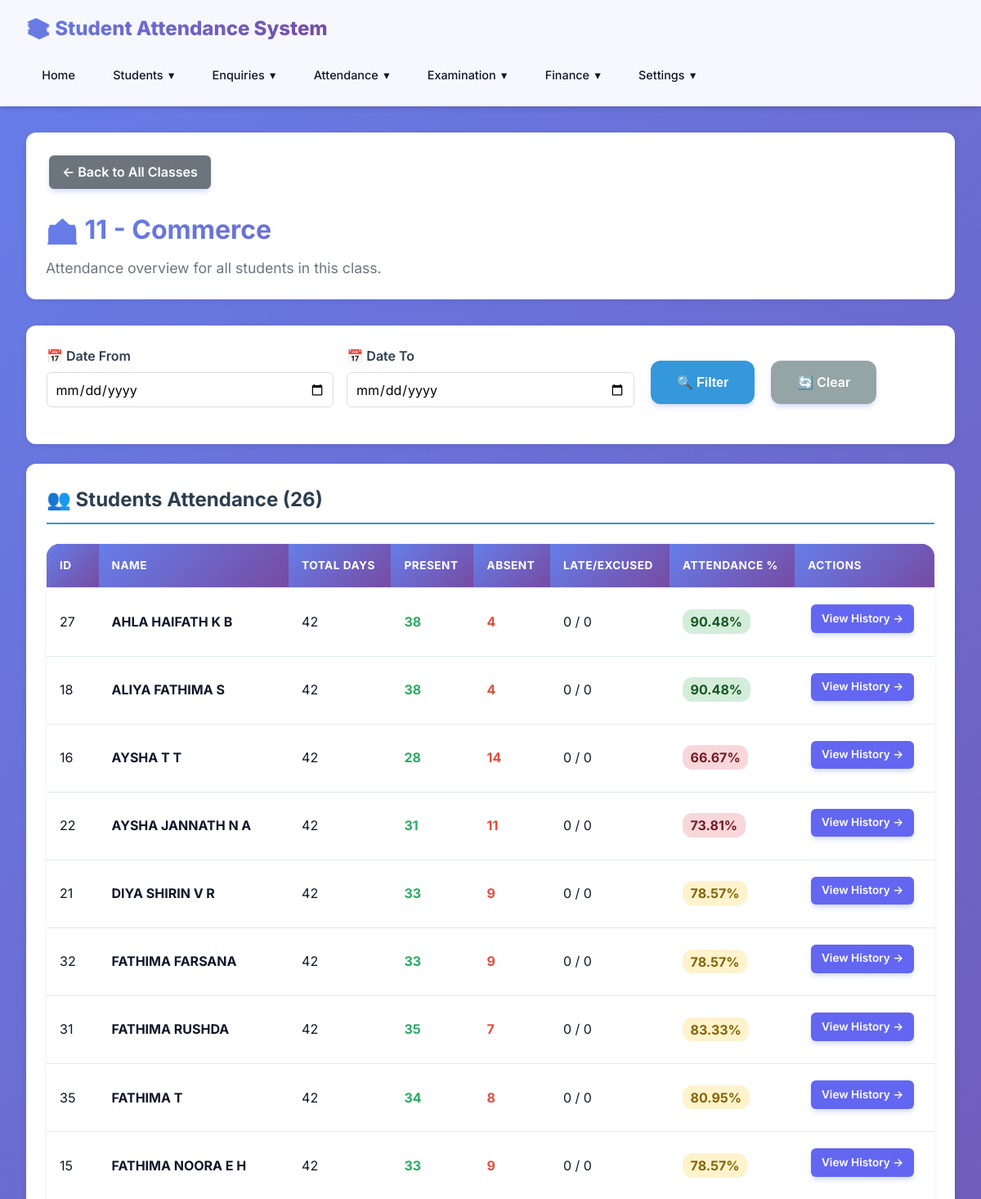
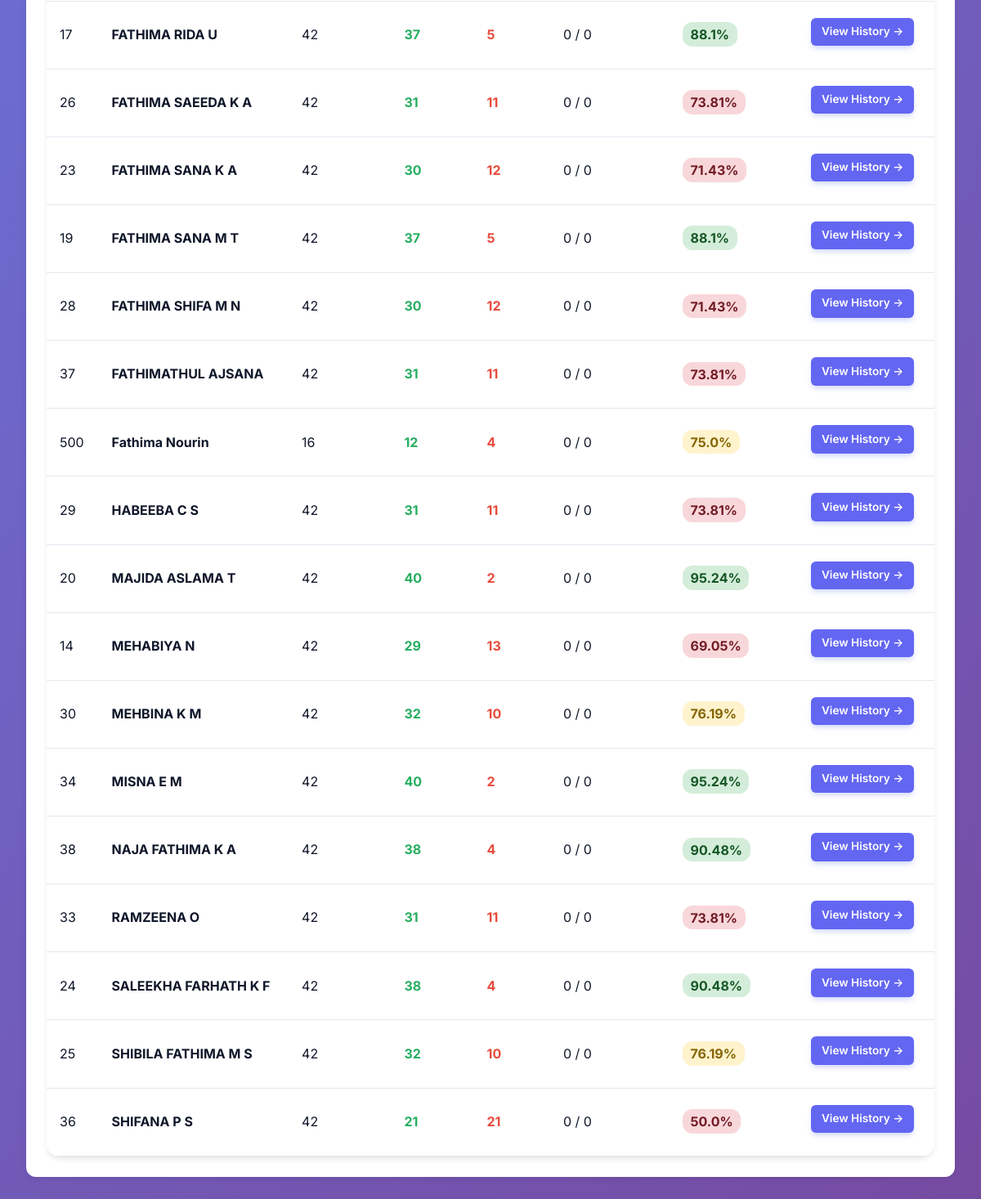
Screenshot of /attendance/class/11/1/ with the database file from the repository (2 pictures, top to bottom).
### students/models.py (models this page shows, shortened)
class Division(models.Model):
    name = models.CharField(max_length=100, unique=True)
    description = models.TextField(blank=True)
    class Meta:
        ordering = ['name']

class Student(models.Model):
    STUDENT_TYPE_CHOICES = [
        ('hostel', 'Hostel'),
        ('day_scholar', 'Day Scholar'),
    ]
    student_id = models.CharField(max_length=50, unique=True)
    first_name = models.CharField(max_length=100)
    last_name = models.CharField(max_length=100)
    student_type = models.CharField(max_length=20, choices=STUDENT_TYPE_CHOICES, default='day_scholar')
    email = models.EmailField(blank=True)
    phone = models.CharField(max_length=20, blank=True)
    address = models.TextField(blank=True)
    created_at = models.DateTimeField(auto_now_add=True)
    updated_at = models.DateTimeField(auto_now=True)
    is_active = models.BooleanField(default=True)
    class Meta:
        ordering = ['last_name', 'first_name']
    @property
    def full_name(self):
        return f"{self.first_name} {self.last_name}"

### students/views.py (the view)
# urls.py: path('attendance/class/<str:grade>/<int:division_id>/', views.attendance_class_detail, name='attendance_class_detail'),
def attendance_class_detail(request, grade, division_id):
    try:
        division = Division.objects.get(id=division_id)
    except Division.DoesNotExist:
        messages.error(request, "Division not found.")
        return redirect('students:attendance_list')
    active_year = AcademicYear.objects.filter(is_active=True).first()
    enrollments = Enrollment.objects.filter(grade=grade, division=division, academic_year=active_year, student__is_active=True).select_related('student').order_by('student__first_name', 'student__last_name')
    student_stats = []
    date_from = request.GET.get('date_from')
    date_to = request.GET.get('date_to')
    for enrollment in enrollments:
        attendances = Attendance.objects.filter(enrollment=enrollment)
        if date_from:
            attendances = attendances.filter(date__gte=date_from)
        if date_to:
            attendances = attendances.filter(date__lte=date_to)
        total_days = attendances.count()
        present_count = attendances.filter(status='present').count()
        late_count = attendances.filter(status='late').count()
        excused_count = attendances.filter(status='excused').count()
        absent_count = attendances.filter(status='absent').count()
        attended_count = present_count + late_count + excused_count
        percentage = 0
        if total_days > 0:
            percentage = round((attended_count / total_days) * 100, 2)
        student_stats.append({
            'student': enrollment.student,
            'enrollment': enrollment,
            'total_days': total_days,
            'present_count': present_count,
            'late_count': late_count,
            'excused_count': excused_count,
            'absent_count': absent_count,
            'percentage': percentage
        })
    context = {
        'grade': grade,
        'division': division,
        'student_stats': student_stats,
        'current_filters': {
            'date_from': date_from,
            'date_to': date_to
        }
    }
    return render(request, 'students/attendance_class_detail.html', context)

### students/templates/students/attendance_class_detail.html (shortened to what this page needs)
{% extends 'students/base.html' %}
{% block content %}
<div class="page-header" style="margin-bottom: 2rem; background: #fff; padding: 1.5rem; border-radius: 12px; box-shadow: 0 2px 8px rgba(0,0,0,0.08);">
    <a href="{% url 'students:attendance_list' %}" class="btn btn-secondary" style="margin-bottom: 1rem; padding: 0.5rem 1rem; border-radius: 6px; background: #6c757d; color: white; text-decoration: none; display: inline-block;">← Back to All Classes</a>
    <h1 style="color: #1a202c; font-size: 2rem; margin-bottom: 0.5rem; font-weight: 700;">🏫 {{ grade }} - {{ division.name }}</h1>
    <p class="text-muted" style="color: #6c757d;">Attendance overview for all students in this class.</p>
</div>
<div class="filter-form" style="background: #fff; padding: 1.5rem; border-radius: 12px; box-shadow: 0 2px 8px rgba(0,0,0,0.08); margin-bottom: 1.5rem;">
    <form method="get">
        <div class="form-row" style="display: grid; grid-template-columns: repeat(auto-fit, minmax(200px, 1fr)); gap: 1rem; align-items: end;">
            <div class="form-group" style="margin-bottom: 0;">
                <label style="display: block; font-weight: 600; margin-bottom: 0.4rem; color: #2c3e50;">📅 Date From</label>
                <input type="date" name="date_from" value="{{ current_filters.date_from|default:'' }}" style="width: 100%; padding: 0.6rem; border: 1px solid #ddd; border-radius: 6px;" />
            </div>
            <div class="form-group" style="margin-bottom: 0;">
                <label style="display: block; font-weight: 600; margin-bottom: 0.4rem; color: #2c3e50;">📅 Date To</label>
                <input type="date" name="date_to" value="{{ current_filters.date_to|default:'' }}" style="width: 100%; padding: 0.6rem; border: 1px solid #ddd; border-radius: 6px;" />
            </div>
            <div class="btn-group" style="display: flex; gap: 0.75rem;">
                <button type="submit" class="btn btn-primary" style="background: #3498db; color: white;">🔍 Filter</button>
                <a href="{% url 'students:attendance_class_detail' grade=grade division_id=division.id|default:0 %}" class="btn btn-secondary" style="background: #95a5a6; color: white;">🔄 Clear</a>
            </div>
        </div>
    </form>
</div>
<div class="card" style="background: #fff; border-radius: 12px; box-shadow: 0 2px 8px rgba(0,0,0,0.08); padding: 1.5rem;">
    <h2 style="margin: 0 0 1.5rem 0; color: #2c3e50; border-bottom: 2px solid #3498db; padding-bottom: 0.5rem;">👥 Students Attendance ({{ student_stats|length }})</h2>
    <div class="table-wrapper" style="overflow-x: auto;">
        <table style="width: 100%; border-collapse: collapse; text-align: left;">
            <thead>
                <tr style="background: #34495e; color: white;">
                    <th style="padding: 1rem;">ID</th>
                    <th style="padding: 1rem;">Name</th>
                    <th style="padding: 1rem;">Total Days</th>
                    <th style="padding: 1rem;">Present</th>
                    <th style="padding: 1rem;">Absent</th>
                    <th style="padding: 1rem;">Late/Excused</th>
                    <th style="padding: 1rem;">Attendance %</th>
                    <th style="padding: 1rem;">Actions</th>
                </tr>
            </thead>
            <tbody>
                {% for stat in student_stats %}
                <tr style="border-bottom: 1px solid #ecf0f1; transition: background-color 0.2s;" onmouseover="this.style.backgroundColor='#f8f9fa';" onmouseout="this.style.backgroundColor='transparent';">
                    <td style="padding: 1rem;">{{ stat.student.student_id }}</td>
                    <td style="padding: 1rem;"><strong>{{ stat.student.full_name }}</strong></td>
                    <td style="padding: 1rem;">{{ stat.total_days }}</td>
                    <td style="padding: 1rem; color: #27ae60; font-weight: bold;">{{ stat.present_count }}</td>
                    <td style="padding: 1rem; color: #e74c3c; font-weight: bold;">{{ stat.absent_count }}</td>
                    <td style="padding: 1rem;">{{ stat.late_count }} / {{ stat.excused_count }}</td>
                    <td style="padding: 1rem;">
                        <span style="font-weight: bold; padding: 0.3rem 0.6rem; border-radius: 12px;
                            {% if stat.percentage >= 85 %}background: #d4edda; color: #155724;
                            {% elif stat.percentage >= 75 %}background: #fff3cd; color: #856404;
                            {% else %}background: #f8d7da; color: #721c24;{% endif %}">
                            {{ stat.percentage }}%
                        </span>
                    </td>
                    <td style="padding: 1rem;">
                        <a href="{% url 'students:attendance_student_detail' stat.student.id %}?date_from={{ current_filters.date_from|default:'' }}&amp;date_to={{ current_filters.date_to|default:'' }}" class="btn btn-sm" style="background: #6366f1; color: white; padding: 0.4rem 0.8rem; font-size: 0.85rem; border-radius: 6px; text-decoration: none; display: inline-block;">
                            View History →
                        </a>
                    </td>
                </tr>
                {% empty %}
                <tr>
                    <td colspan="8" style="text-align: center; padding: 2rem; color: #7f8c8d;">No students found in this class division.</td>
                </tr>
                {% endfor %}
            </tbody>
        </table>
    </div>
</div>
{% endblock %}

### students/templates/students/base.html (style rules this page uses)
* { margin: 0; padding: 0; box-sizing: border-box; }
:root { --primary: #6366f1; --primary-dark: #4f46e5; --primary-light: #818cf8; --secondary: #ec4899; --accent: #8b5cf6; --success: #10b981; --danger: #ef4444; --warning: #f59e0b; --dark: #0f172a; --dark-secondary: #1e293b; --light: #f8fafc; --gray: #64748b; --border: #e2e8f0; --shadow: rgba(0, 0, 0, 0.1); --gradient-1: linear-gradient(135deg, #667eea 0%, #764ba2 100%); --gradient-2: linear-gradient(135deg, #f093fb 0%, #f5576c 100%); --gradient-3: linear-gradient(135deg, #4facfe 0%, #00f2fe 100%); --gradient-4: linear-gradient(135deg, #43e97b 0%, #38f9d7 100%); }
body { font-family: 'Inter', -apple-system, BlinkMacSystemFont, 'Segoe UI', Roboto, sans-serif; background: linear-gradient(135deg, #667eea 0%, #764ba2 100%); color: var(--dark); min-height: 100vh; line-height: 1.6; }
.card { background: rgba(255, 255, 255, 0.95); backdrop-filter: blur(20px); border-radius: 24px; padding: 2.5rem; margin-bottom: 2rem; box-shadow: 0 20px 25px -5px rgba(0, 0, 0, 0.1), 0 10px 10px -5px rgba(0, 0, 0, 0.04); border: 1px solid rgba(255, 255, 255, 0.3); transition: all 0.3s cubic-bezier(0.4, 0, 0.2, 1); }
.btn { display: inline-block; padding: 0.875rem 2rem; background: var(--gradient-1); color: white; text-decoration: none; border-radius: 12px; border: none; cursor: pointer; transition: all 0.3s cubic-bezier(0.4, 0, 0.2, 1); font-size: 1rem; font-weight: 600; margin: 0.25rem; position: relative; overflow: hidden; box-shadow: 0 4px 6px -1px rgba(102, 126, 234, 0.3); }
.btn::before { content: ''; position: absolute; top: 50%; left: 50%; width: 0; height: 0; border-radius: 50%; background: rgba(255, 255, 255, 0.2); transform: translate(-50%, -50%); transition: width 0.6s, height 0.6s; }
.table-wrapper { overflow-x: auto; -webkit-overflow-scrolling: touch; margin-top: 1rem; border-radius: 16px; box-shadow: 0 4px 6px -1px rgba(0, 0, 0, 0.1); }
table { width: 100%; border-collapse: collapse; min-width: 600px; background: white; }
th, td { padding: 1.25rem; text-align: left; border-bottom: 1px solid var(--border); }
th { background: linear-gradient(135deg, #667eea 0%, #764ba2 100%); color: white; font-weight: 700; text-transform: uppercase; font-size: 0.85rem; letter-spacing: 0.5px; }
tbody tr { transition: all 0.3s ease; }
.form-group { margin-bottom: 1.75rem; }
input[type="text"], input[type="date"], input[type="time"], input[type="email"], input[type="number"], input[type="file"], select, textarea { width: 100%; padding: 1rem; border: 2px solid var(--border); border-radius: 12px; font-size: 1rem; transition: all 0.3s ease; background: white; font-family: inherit; }
.filter-form { background: rgba(255, 255, 255, 0.95); backdrop-filter: blur(20px); padding: 2rem; border-radius: 20px; margin-bottom: 2rem; border: 1px solid rgba(255, 255, 255, 0.3); box-shadow: 0 10px 25px -5px rgba(0, 0, 0, 0.1); }
.filter-form .form-row { display: grid; grid-template-columns: repeat(auto-fit, minmax(220px, 1fr)); gap: 1.25rem; margin-bottom: 1.25rem; }
.page-header { margin-bottom: 2.5rem; animation: fadeInDown 0.6s ease; }
.page-header h1 { font-size: 2.5rem; font-weight: 800; background: linear-gradient(135deg, #667eea 0%, #764ba2 100%); -webkit-background-clip: text; -webkit-text-fill-color: transparent; background-clip: text; margin-bottom: 0.5rem; }
.page-header p { color: var(--gray); font-size: 1.1rem; }

### rows the page displays
Division: name "Commerce"
Student: student.student_id "27", student.full_name "AHLA HAIFATH K B", total_days "42", present_count "38", absent_count "4", late_count "0", excused_count "0", percentage "90.48"
Student: student.student_id "18", student.full_name "ALIYA FATHIMA S", total_days "42", present_count "38", absent_count "4", late_count "0", excused_count "0", percentage "90.48"
Student: student.student_id "16", student.full_name "AYSHA T T", total_days "42", present_count "28", absent_count "14", late_count "0", excused_count "0", percentage "66.67"
Student: student.student_id "22", student.full_name "AYSHA JANNATH N A", total_days "42", present_count "31", absent_count "11", late_count "0", excused_count "0", percentage "73.81"
Student: student.student_id "21", student.full_name "DIYA SHIRIN V R", total_days "42", present_count "33", absent_count "9", late_count "0", excused_count "0", percentage "78.57"
Student: student.student_id "32", student.full_name "FATHIMA FARSANA", total_days "42", present_count "33", absent_count "9", late_count "0", excused_count "0", percentage "78.57"
Student: student.student_id "31", student.full_name "FATHIMA RUSHDA", total_days "42", present_count "35", absent_count "7", late_count "0", excused_count "0", percentage "83.33"
Student: student.student_id "35", student.full_name "FATHIMA T", total_days "42", present_count "34", absent_count "8", late_count "0", excused_count "0", percentage "80.95"
Student: student.student_id "15", student.full_name "FATHIMA NOORA E H", total_days "42", present_count "33", absent_count "9", late_count "0", excused_count "0", percentage "78.57"
Student: student.student_id "17", student.full_name "FATHIMA RIDA U", total_days "42", present_count "37", absent_count "5", late_count "0", excused_count "0", percentage "88.1"
Student: student.student_id "26", student.full_name "FATHIMA SAEEDA K A", total_days "42", present_count "31", absent_count "11", late_count "0", excused_count "0", percentage "73.81"
Student: student.student_id "23", student.full_name "FATHIMA SANA K A", total_days "42", present_count "30", absent_count "12", late_count "0", excused_count "0", percentage "71.43"
Student: student.student_id "19", student.full_name "FATHIMA SANA M T", total_days "42", present_count "37", absent_count "5", late_count "0", excused_count "0", percentage "88.1"
Student: student.student_id "28", student.full_name "FATHIMA SHIFA M N", total_days "42", present_count "30", absent_count "12", late_count "0", excused_count "0", percentage "71.43"
Student: student.student_id "37", student.full_name "FATHIMATHUL AJSANA", total_days "42", present_count "31", absent_count "11", late_count "0", excused_count "0", percentage "73.81"
Student: student.student_id "500", student.full_name "Fathima Nourin", total_days "16", present_count "12", absent_count "4", late_count "0", excused_count "0", percentage "75.0"
Student: student.student_id "29", student.full_name "HABEEBA C S", total_days "42", present_count "31", absent_count "11", late_count "0", excused_count "0", percentage "73.81"
Student: student.student_id "20", student.full_name "MAJIDA ASLAMA T", total_days "42", present_count "40", absent_count "2", late_count "0", excused_count "0", percentage "95.24"
Student: student.student_id "14", student.full_name "MEHABIYA N", total_days "42", present_count "29", absent_count "13", late_count "0", excused_count "0", percentage "69.05"
Student: student.student_id "30", student.full_name "MEHBINA K M", total_days "42", present_count "32", absent_count "10", late_count "0", excused_count "0", percentage "76.19"
Student: student.student_id "34", student.full_name "MISNA E M", total_days "42", present_count "40", absent_count "2", late_count "0", excused_count "0", percentage "95.24"
Student: student.student_id "38", student.full_name "NAJA FATHIMA K A", total_days "42", present_count "38", absent_count "4", late_count "0", excused_count "0", percentage "90.48"
Student: student.student_id "33", student.full_name "RAMZEENA O", total_days "42", present_count "31", absent_count "11", late_count "0", excused_count "0", percentage "73.81"
Student: student.student_id "24", student.full_name "SALEEKHA FARHATH K F", total_days "42", present_count "38", absent_count "4", late_count "0", excused_count "0", percentage "90.48"
Student: student.student_id "25", student.full_name "SHIBILA FATHIMA M S", total_days "42", present_count "32", absent_count "10", late_count "0", excused_count "0", percentage "76.19"
Student: student.student_id "36", student.full_name "SHIFANA P S", total_days "42", present_count "21", absent_count "21", late_count "0", excused_count "0", percentage "50.0"

### other values shown
{{ grade }} "11"
{{ student_stats|length }} "26"
